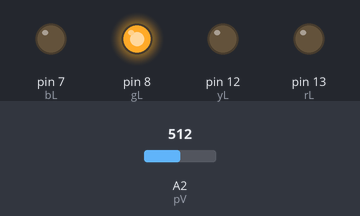
This sketch was run on a simulated Arduino Uno, built with avr-gcc and run on an emulated ATmega328P. Shown: output pins drawn as LEDs (lit = HIGH). Inputs (shaded band) come from the test bench; at power-on: A2 (pV) = 512.

Above: at 1.2 s.
1.3 s: A2 (pV) set to 412
2.8 s: A2 (pV) set to 392
At 3.7 s:
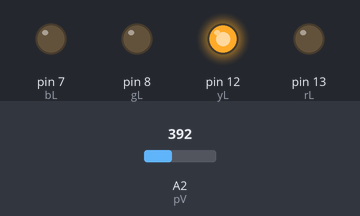
4.3 s: A2 (pV) set to 213
5.8 s: A2 (pV) set to 185
At 7.0 s:
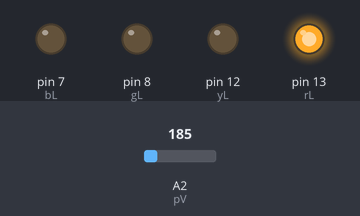
7.3 s: A2 (pV) set to 809
At 8.4 s:
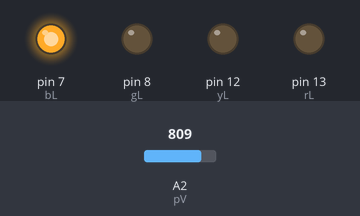
8.8 s: A2 (pV) set to 613
10.3 s: A2 (pV) set to 592
At 10.6 s:
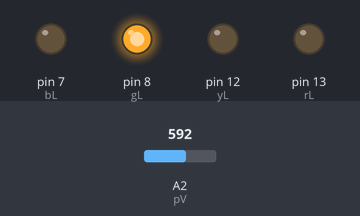
Timing chart, 0 to 12.8 s (numbered marks = the images above; inputs shaded):
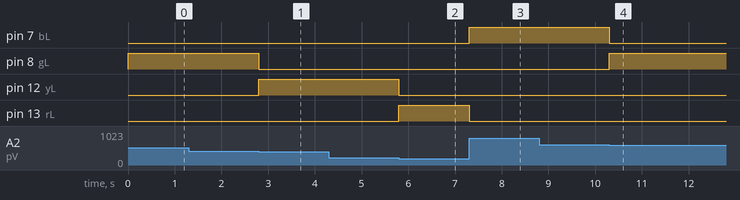

Measured:
- the behaviour switches between 400 and 399 on A2 (pV) (found by bisection; images 0 and 1)
- the behaviour switches between 200 and 199 on A2 (pV) (found by bisection; images 1 and 2)
- the behaviour switches between 600 and 599 on A2 (pV) (found by bisection; images 3 and 4)
- after the input at 1.3 s, every drawn part: stays the same
- after the input at 2.8 s, pin 8 (gL): HIGH → LOW at once; pin 12 (yL): LOW → HIGH at once
- after the input at 4.3 s, every drawn part: stays the same
- after the input at 5.8 s, pin 12 (yL): HIGH → LOW at once; pin 13 (rL): LOW → HIGH at once
- after the input at 7.3 s, pin 7 (bL): LOW → HIGH at once; pin 13 (rL): HIGH → LOW at once
- after the input at 8.8 s, every drawn part: stays the same
- after the input at 10.3 s, pin 7 (bL): HIGH → LOW at once; pin 8 (gL): LOW → HIGH at once

The sketch:

NewYear.ino
```cpp
int rL = 13;
int yL = 12;
int gL = 8;
int bL = 7;

int pV = 2;

void setup(){
    Serial.begin(9600);
pinMode(rL, OUTPUT);
pinMode(yL, OUTPUT);
pinMode(gL, OUTPUT);
pinMode(bL, OUTPUT);
}

void loop(){
 int val = analogRead(pV);

  if (val<200) //1
  {
  digitalWrite(rL, HIGH);
  digitalWrite(yL, LOW);
  digitalWrite(gL, LOW);
  digitalWrite(bL, LOW);
  }

  if (val>199 && val<400) //2
  {
  digitalWrite(yL, HIGH);
  digitalWrite(rL, LOW);
  digitalWrite(gL, LOW);
  digitalWrite(bL, LOW);
 }

 if (val>399 && val<600) //3
 {
  digitalWrite(gL, HIGH);
  digitalWrite(rL, LOW);
  digitalWrite(yL, LOW);
  digitalWrite(bL, LOW);
 }

 if (val>799) //4
 {
  digitalWrite(bL, HIGH);
  digitalWrite(rL, LOW);
  digitalWrite(yL, LOW);
  digitalWrite(gL, LOW);
 }  /*else {
  digitalWrite(rL, LOW);
  digitalWrite(yL, LOW);
  digitalWrite(gL, LOW);
  digitalWrite(bL, LOW);
 } */

}
```
